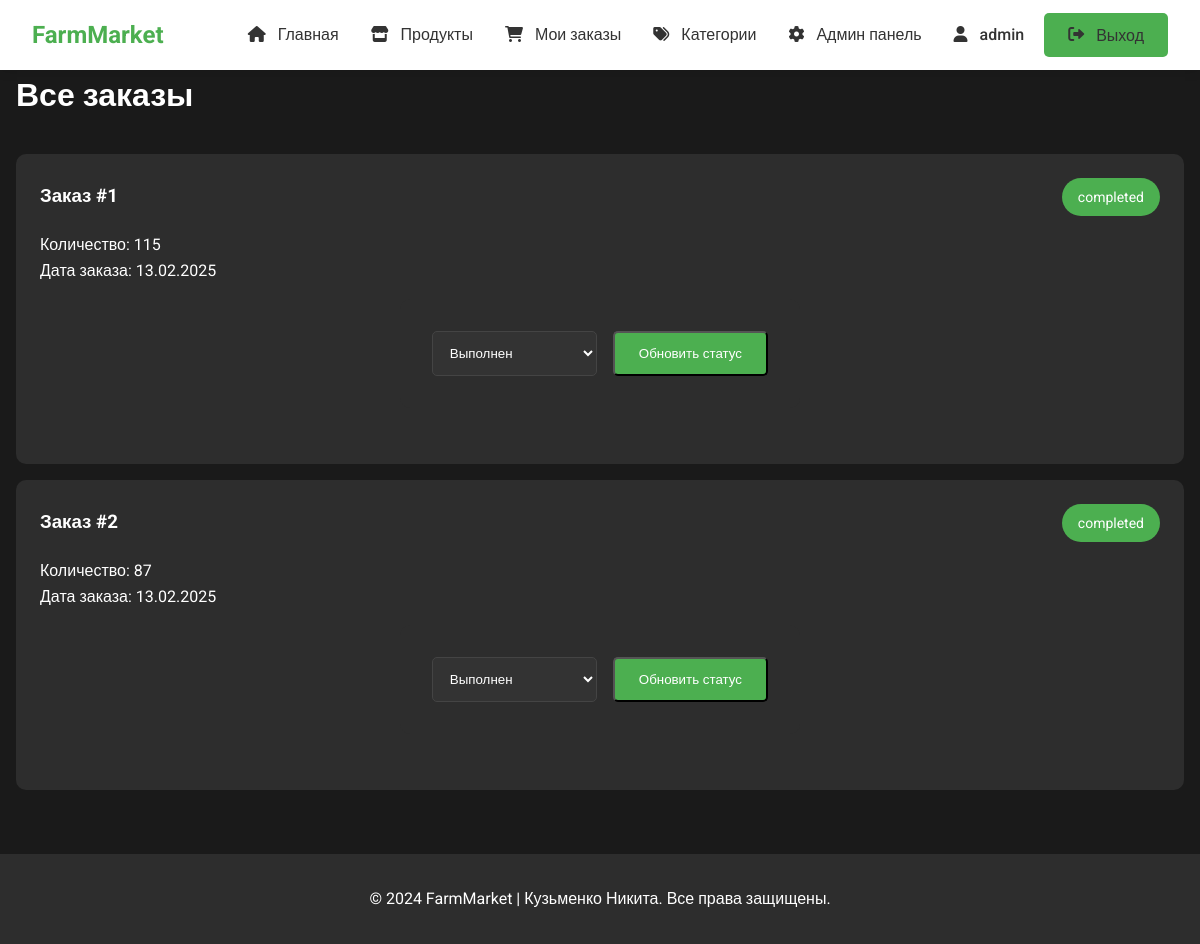
/orders (signed in), run on an earlier commit of the app's database.
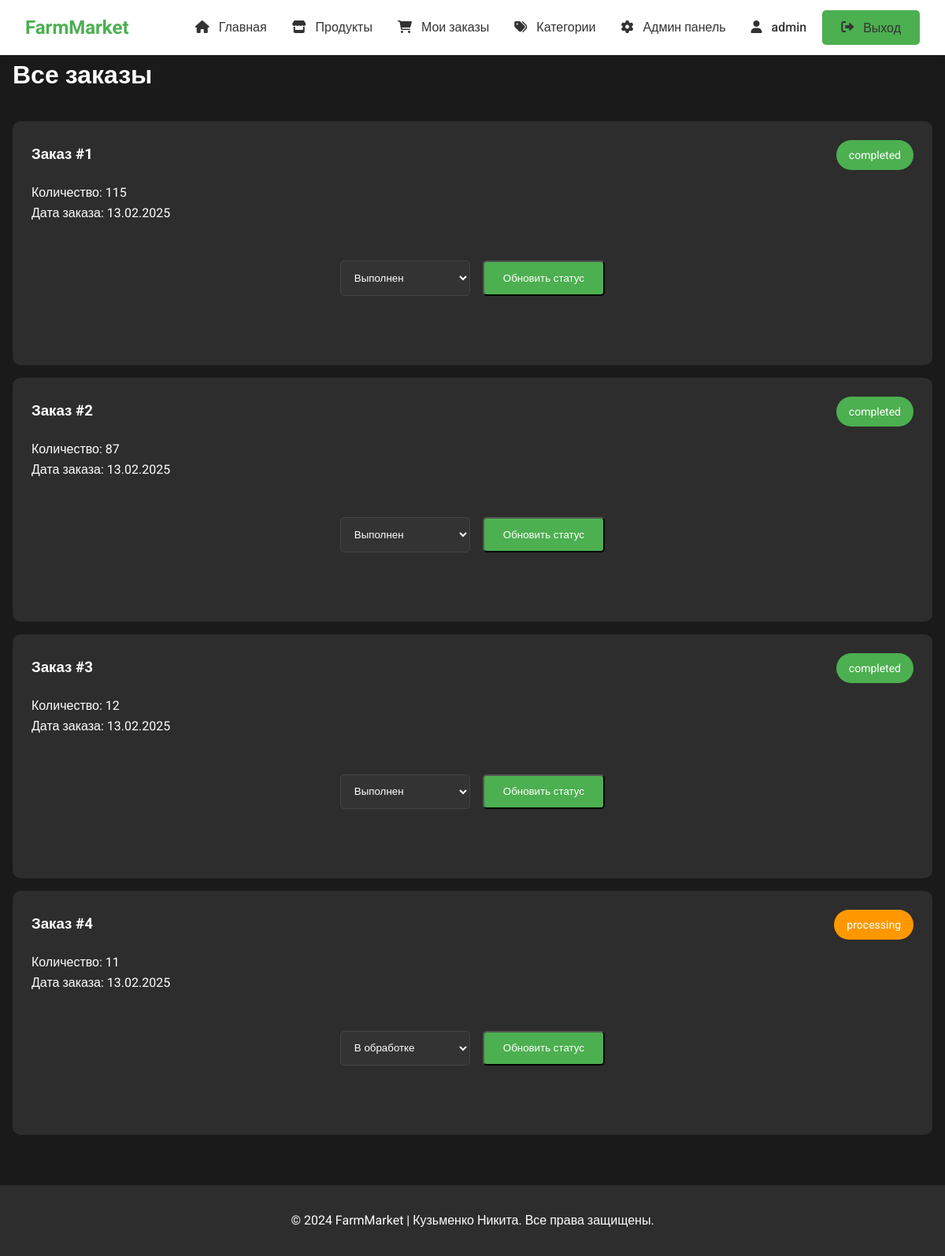
And on a later commit of the database.
### application/db.py (models this page shows, shortened)
class Orders(db.Model):
    id = db.Column(db.Integer, primary_key=True)
    user_id = db.Column(db.Integer, db.ForeignKey('user.id'), nullable=False)
    product_id = db.Column(db.Integer, db.ForeignKey('product.id'), nullable=False)
    quantity = db.Column(db.Integer, nullable=False)
    status = db.Column(db.String(50), nullable=False)
    created_at = db.Column(db.DateTime, default=datetime.now())
    product = db.relationship('Product', backref=db.backref('orders', lazy=True))
    total_price = db.Column(db.Float, nullable=False)

### application/views.py (the view)
@app.route('/orders')
@login_required
def orders_list():
    if current_user.role == 'admin':
        orders = Orders.query.all()
    elif current_user.role == 'seller':
        orders = Orders.query.join(Product).filter(Product.seller_id == current_user.id).all()
    else:
        orders = Orders.query.filter_by(user_id=current_user.id).all()
    return render_template('orders/list.html', orders=orders)

### application/app.py (called while the page is built)
@login_manager.user_loader
def load_user(user_id):
    from application.db import User
    return User.query.get(int(user_id))

### templates/orders/list.html (shortened to what this page needs)
{% extends 'base.html' %}
{% block content %}
<div class="page-header">
    <h1>{% if current_user.role == 'admin' %}Все заказы{% else %}Мои заказы{% endif %}</h1>
</div>
<div class="orders-list">
    {% for order in orders %}
    <div class="order-card">
        <div class="order-header">
            <h3>Заказ #{{ order.id }}</h3>
            <span class="order-status {{ order.status }}">{{ order.status }}</span>
        </div>
        <div class="order-details">
            <p>Количество: {{ order.quantity }}</p>
            <p>Дата заказа: {{ order.created_at.strftime('%d.%m.%Y') }}</p>
            {% if current_user.role in ['admin', 'seller'] %}
            <form method="POST" action="{{ url_for('update_order_status', id=order.id) }}" class="status-form">
                <select name="status" class="form-control">
                    <option value="processing" {% if order.status == 'processing' %}selected{% endif %}>В обработке</option>
                    <option value="completed" {% if order.status == 'completed' %}selected{% endif %}>Выполнен</option>
                </select>
                <button type="submit" class="btn btn-primary">Обновить статус</button>
            </form>
            {% endif %}
        </div>
    </div>
    {% endfor %}
</div>
{% endblock %}

What changed in the data, as far as the page shows it:
added Orders: id "3", status "completed", quantity "12", created_at "13.02.2025", status "Выполнен"
added Orders: id "4", status "processing", quantity "11", created_at "13.02.2025", status "В обработке"
